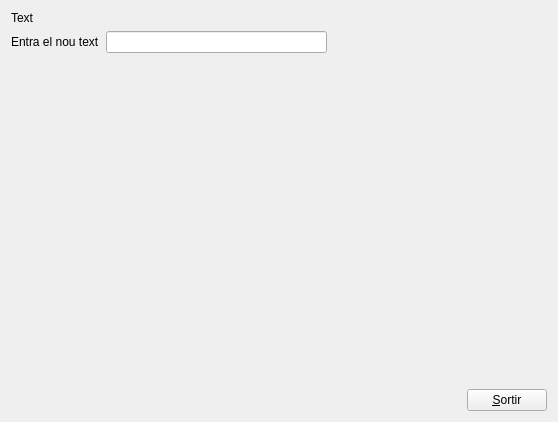
<?xml version="1.0" encoding="UTF-8"?>
<ui version="4.0">
 <class>MyForm</class>
 <widget class="QWidget" name="MyForm">
  <property name="geometry">
   <rect>
    <x>0</x>
    <y>0</y>
    <width>558</width>
    <height>422</height>
   </rect>
  </property>
  <property name="windowTitle">
   <string>Form</string>
  </property>
  <layout class="QVBoxLayout" name="verticalLayout_2">
   <item>
    <layout class="QHBoxLayout" name="horizontalLayout">
     <item>
      <widget class="QLabel" name="label">
       <property name="text">
        <string>Text</string>
       </property>
      </widget>
     </item>
    </layout>
   </item>
   <item>
    <layout class="QHBoxLayout" name="horizontalLayout_2">
     <item>
      <widget class="QLabel" name="label_2">
       <property name="text">
        <string>Entra el nou text</string>
       </property>
      </widget>
     </item>
     <item>
      <widget class="MyLineEdit" name="lineEdit"/>
     </item>
     <item>
      <spacer name="horizontalSpacer_2">
       <property name="orientation">
        <enum>Qt::Horizontal</enum>
       </property>
       <property name="sizeHint" stdset="0">
        <size>
         <width>40</width>
         <height>20</height>
        </size>
       </property>
      </spacer>
     </item>
    </layout>
   </item>
   <item>
    <layout class="QVBoxLayout" name="verticalLayout">
     <item>
      <spacer name="verticalSpacer">
       <property name="orientation">
        <enum>Qt::Vertical</enum>
       </property>
       <property name="sizeType">
        <enum>QSizePolicy::Expanding</enum>
       </property>
       <property name="sizeHint" stdset="0">
        <size>
         <width>20</width>
         <height>20</height>
        </size>
       </property>
      </spacer>
     </item>
     <item>
      <layout class="QHBoxLayout" name="horizontalLayout_3">
       <item>
        <spacer name="horizontalSpacer">
         <property name="orientation">
          <enum>Qt::Horizontal</enum>
         </property>
         <property name="sizeHint" stdset="0">
          <size>
           <width>40</width>
           <height>20</height>
          </size>
         </property>
        </spacer>
       </item>
       <item>
        <widget class="QPushButton" name="pushButton">
         <property name="text">
          <string>&amp;Sortir</string>
         </property>
        </widget>
       </item>
      </layout>
     </item>
    </layout>
   </item>
  </layout>
 </widget>
 <customwidgets>
  <customwidget>
   <class>MyLineEdit</class>
   <extends>QLineEdit</extends>
   <header>MyLineEdit.h</header>
   <slots>
    <signal>enviaText(QString)</signal>
    <slot>tractaReturn()</slot>
   </slots>
  </customwidget>
 </customwidgets>
 <resources/>
 <connections>
  <connection>
   <sender>pushButton</sender>
   <signal>clicked()</signal>
   <receiver>MyForm</receiver>
   <slot>close()</slot>
   <hints>
    <hint type="sourcelabel">
     <x>544</x>
     <y>405</y>
    </hint>
    <hint type="destinationlabel">
     <x>417</x>
     <y>248</y>
    </hint>
   </hints>
  </connection>
  <connection>
   <sender>lineEdit</sender>
   <signal>returnPressed()</signal>
   <receiver>lineEdit</receiver>
   <slot>tractaReturn()</slot>
   <hints>
    <hint type="sourcelabel">
     <x>177</x>
     <y>56</y>
    </hint>
    <hint type="destinationlabel">
     <x>254</x>
     <y>52</y>
    </hint>
   </hints>
  </connection>
  <connection>
   <sender>lineEdit</sender>
   <signal>enviaText(QString)</signal>
   <receiver>label</receiver>
   <slot>setText(QString)</slot>
   <hints>
    <hint type="sourcelabel">
     <x>133</x>
     <y>47</y>
    </hint>
    <hint type="destinationlabel">
     <x>37</x>
     <y>18</y>
    </hint>
   </hints>
  </connection>
 </connections>
 <slots>
  <slot>tractaReturn()</slot>
 </slots>
</ui>
